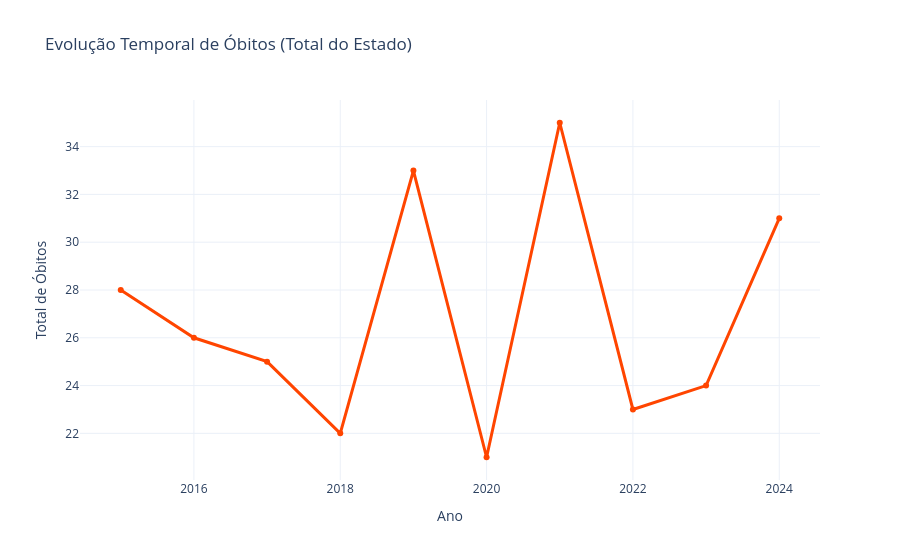

The notebook cell saved with this chart:
### Markdown cell above
## Evolução Temporal dos Óbitos

Este gráfico mostra a evolução anual do número total de óbitos registrados na base de dados.

A análise permite observar tendências de crescimento, redução ou estabilidade ao longo do período estudado.

O acompanhamento desse indicador é importante para avaliar o impacto humano dos eventos e a efetividade de medidas de prevenção e resposta.

### Code cell
df['data'] = pd.to_datetime(df['data'], errors='coerce', dayfirst=True)
df_anual = df.groupby('ano')[['obitos']].sum().reset_index()

fig = px.line(
    df_anual,
    x='ano',
    y='obitos',
    markers=True, 
    title="Evolução Temporal de Óbitos (Total do Estado)",
    labels={'obitos': 'Total de Óbitos', 'ano': 'Ano'}
)

fig.update_traces(line_color='#FF4500', line_width=3)
fig.update_layout(
    template="plotly_white",
    hovermode="x unified" # 'x unified' deixa a dica de ferramenta muito mais limpa
)

### Figure 1 — Plotly figure (JSON) as saved in the notebook; plotly's stock layout.template omitted (floating-point values rounded to 4 significant figures)
{"data": [{"hovertemplate": "Ano=%{x}<br>Total de Óbitos=%{y}<extra></extra>", "legendgroup": "", "line": {"color": "#FF4500", "dash": "solid", "width": 3}, "marker": {"symbol": "circle"}, "mode": "lines+markers", "name": "", "orientation": "v", "showlegend": false, "type": "scatter", "x": [2015, 2016, 2017, 2018, 2019, 2020, 2021, 2022, 2023, 2024], "xaxis": "x", "y": [28, 26, 25, 22, 33, 21, 35, 23, 24, 31], "yaxis": "y"}], "layout": {"hovermode": "x unified", "legend": {"tracegroupgap": 0}, "title": {"text": "Evolução Temporal de Óbitos (Total do Estado)"}, "xaxis": {"anchor": "y", "domain": [0, 1], "title": {"text": "Ano"}}, "yaxis": {"anchor": "x", "domain": [0, 1], "title": {"text": "Total de Óbitos"}}}}
